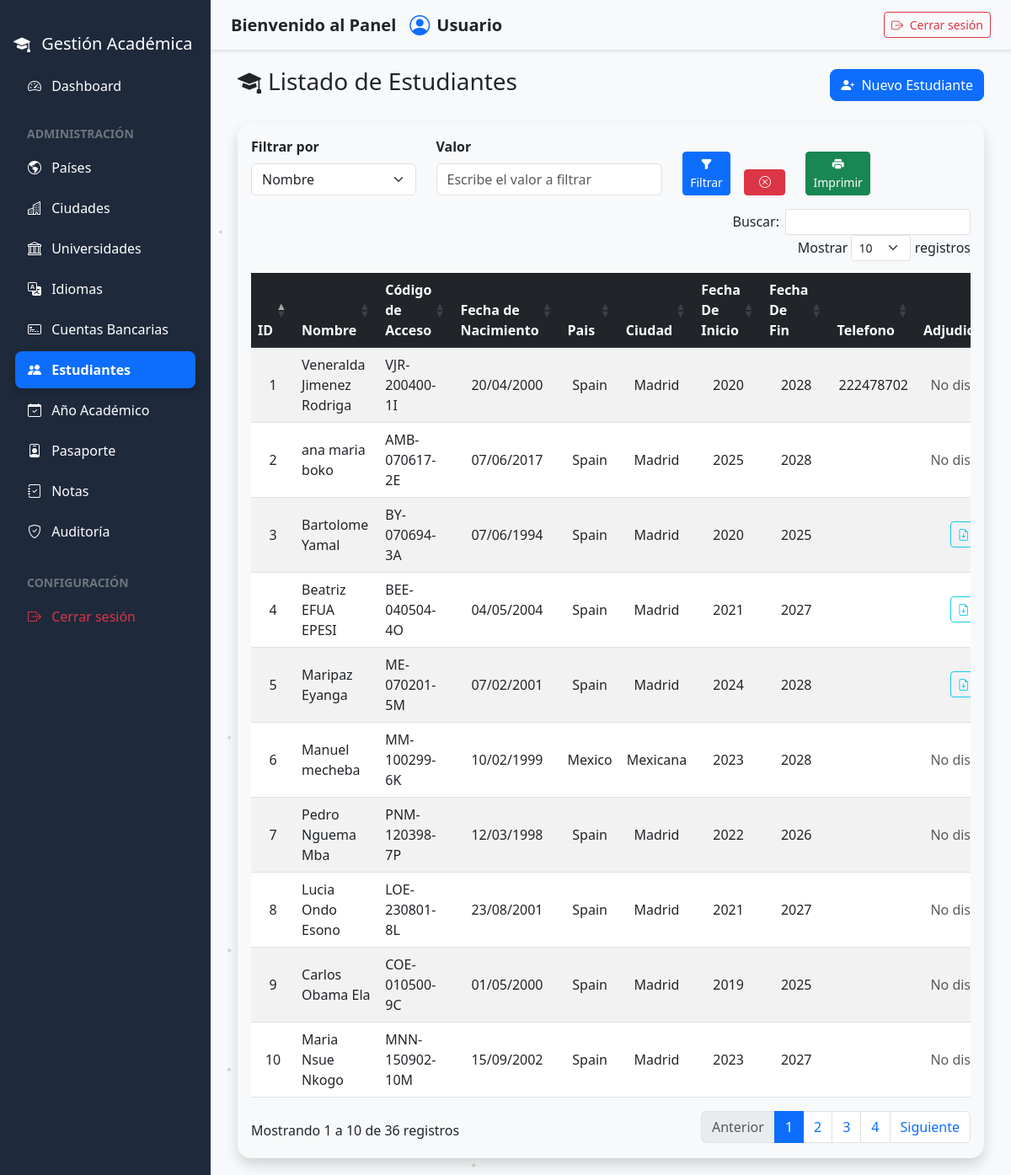
Before: /admin/estudiantes.php with the older database file.
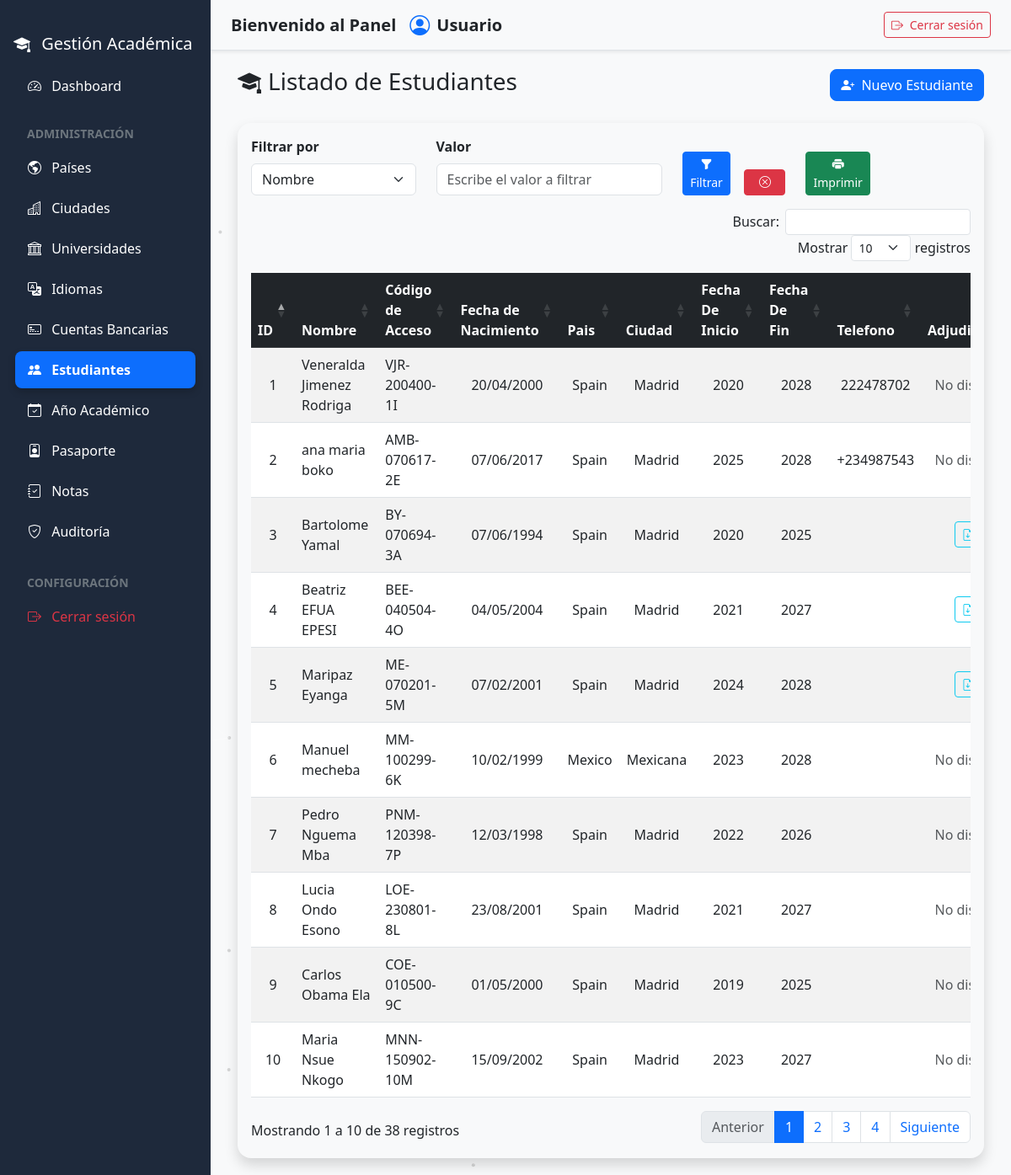
After: the same page with the newer database file.
### tables this page shows
CREATE TABLE `estudiantes` (
  `id` int(11) NOT NULL,
  `nombre_completo` varchar(100) DEFAULT NULL,
  `codigo_acceso` varchar(20) DEFAULT NULL,
  `fecha_nacimiento` date DEFAULT NULL,
  `pais_id` int(11) NOT NULL,
  `ciudad_id` int(11) DEFAULT NULL,
  `universidad_id` int(11) DEFAULT NULL,
  `idioma_id` int(11) DEFAULT NULL,
  `anio_inicio_carrera` year(4) DEFAULT NULL,
  `anio_fin_carrera` year(4) DEFAULT NULL,
  `email` varchar(100) DEFAULT NULL,
  `telefono` varchar(20) DEFAULT NULL,
  `carrera_actual` varchar(150) NOT NULL,
  `ciudad_actual` varchar(100) NOT NULL,
  `foto_perfil` varchar(255) DEFAULT NULL,
  `ruta_foto` varchar(255) DEFAULT NULL,
  `creado_en` timestamp NULL DEFAULT current_timestamp(),
  `idioma` varchar(255) DEFAULT NULL,
  `meses_idioma` int(11) DEFAULT NULL,
  `cuenta_id` int(11) DEFAULT NULL,
  `archivo_beca` text DEFAULT NULL
);

CREATE TABLE `paises` (
  `id` int(11) NOT NULL,
  `nombre` varchar(50) NOT NULL
);

CREATE TABLE `ciudades` (
  `id` int(11) NOT NULL,
  `nombre` varchar(100) NOT NULL,
  `pais_id` int(11) NOT NULL
);

### admin/estudiantes.php (the view, shortened to what the changed rows need)
<?php
include_once("../componentes/header.php");
$whereSQL = "";
$orderSQL = "ORDER BY e.creado_en DESC";
try {
    $sql = "SELECT
                e.id,
                e.nombre_completo,
                e.anio_inicio_carrera,
                e.anio_fin_carrera,
                e.telefono,
                e.codigo_acceso,
                e.foto_perfil,
                e.fecha_nacimiento,
                e.creado_en,
                p.nombre AS pais,
                c.nombre AS ciudad,
                e.ruta_foto,
                e.archivo_beca
            FROM estudiantes e
            INNER JOIN paises p ON e.pais_id = p.id
            LEFT JOIN ciudades c ON e.ciudad_id = c.id
            $whereSQL
            $orderSQL
            ";
    $stmt = $pdo->prepare($sql);
    $stmt->execute();
    $estudiantes = $stmt->fetchAll(PDO::FETCH_ASSOC);
} catch (PDOException $e) {
    die("Error al obtener los estudiantes: " . $e->getMessage());
}
?>
<main class="content" id="mainContent">
    <div class="container-fluid">
        <div class="card shadow rounded-4">
            <div class="card-body">
                <div class="row mb-3 align-items-end">
                    <div class="col-md-3">
                    </div>
                    <div class="col-md-4">
                    </div>
                    <div class="col-md-1 d-grid">
                    </div>
                    <div class="col-md-1 d-grid">
                    </div>
                    <div class="col-md-1 d-grid">
                    </div>
                </div>
                <div class="table-responsive">
            <table class="table table-striped table-hover align-middle text-center" id="tablaRecepcion">
                        <thead class="table-dark">
                            <tr>
                                <th>ID</th>
                                <th class="text-start">Nombre</th>
                                <th class="text-start">Código de Acceso</th>
                                <th>Fecha de Nacimiento</th>
                                <th>Pais</th>
                                <th>Ciudad</th>
                                <th>Fecha De Inicio</th>
                                <th>Fecha De Fin</th>
                                <th>Telefono</th>
                                <th>Adjudicacion</th>
                            </tr>
                        </thead>
                        <tbody id="contenidoTabla">
                            <?php foreach ($estudiantes as $est): ?>
                            <tr>
                                <td><?= htmlspecialchars($est['id']) ?></td>
                                <td class="text-start"><?= htmlspecialchars($est['nombre_completo']) ?></td>
                                <td class="text-start"><?= htmlspecialchars($est['codigo_acceso']) ?></td>
                                <td><?= date('d/m/Y', strtotime($est['fecha_nacimiento'])) ?></td>
                                <td><?= htmlspecialchars($est['pais']) ?></td>
                                <td><?= htmlspecialchars($est['ciudad']) ?></td>
                                <td><?= htmlspecialchars($est['anio_inicio_carrera']) ?></td>
                                <td><?= htmlspecialchars($est['anio_fin_carrera']) ?></td>
                                <td><?= htmlspecialchars($est['telefono']) ?></td>
                                <td>
                                    <?php if (!empty($est['archivo_beca']) && file_exists('../php/' . $est['archivo_beca'])): ?>
                                    <a href="../php/<?= htmlspecialchars($est['archivo_beca']) ?>" target="_blank"
                                        class="btn btn-outline-info btn-sm">
                                        <i class="bi bi-file-earmark-arrow-down"></i> Ver
                                    </a>
                                    <?php else: ?>
                                    <span class="text-muted">No disponible</span>
                                    <?php endif; ?>
                                </td>
                            </tr>
                            <?php endforeach; ?>
                        </tbody>
                    </table>
                </div>
            </div>
        </div>
    </div>
</main>
<?php include_once("../componentes/footer.php"); ?>

Changed rows visible on the page:
changed estudiantes "ana maria boko": telefono (not shown) → "+234987543"
Other visible differences:
text written by a page script: "Buscar: Mostrar registros Mostrando 1 a 10 de 36 registros Anterior 1 2 3 4 Siguiente" → "Buscar: Mostrar registros Mostrando 1 a 10 de 38 registros Anterior 1 2 3 4 Siguiente"
